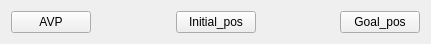
             <widget class="QWidget" name="layoutWidget">
              <property name="geometry">
               <rect>
                <x>0</x>
                <y>390</y>
                <width>431</width>
                <height>31</height>
               </rect>
              </property>
              <layout class="QHBoxLayout" name="horizontalLayout_6">
               <item>
                <widget class="QPushButton" name="avp_button_2">
                 <property name="text">
                  <string>AVP</string>
                 </property>
                </widget>
               </item>
               <item>
                <spacer name="horizontalSpacer_27">
                 <property name="orientation">
                  <enum>Qt::Horizontal</enum>
                 </property>
                 <property name="sizeHint" stdset="0">
                  <size>
                   <width>38</width>
                   <height>20</height>
                  </size>
                 </property>
                </spacer>
               </item>
               <item>
                <widget class="QPushButton" name="initial_pos_b_2">
                 <property name="text">
                  <string>Initial_pos</string>
                 </property>
                </widget>
               </item>
               <item>
                <spacer name="horizontalSpacer_28">
                 <property name="orientation">
                  <enum>Qt::Horizontal</enum>
                 </property>
                 <property name="sizeHint" stdset="0">
                  <size>
                   <width>38</width>
                   <height>20</height>
                  </size>
                 </property>
                </spacer>
               </item>
               <item>
                <widget class="QPushButton" name="goal_pos_b_2">
                 <property name="text">
                  <string>Goal_pos</string>
                 </property>
                </widget>
               </item>
              </layout>
             </widget>
